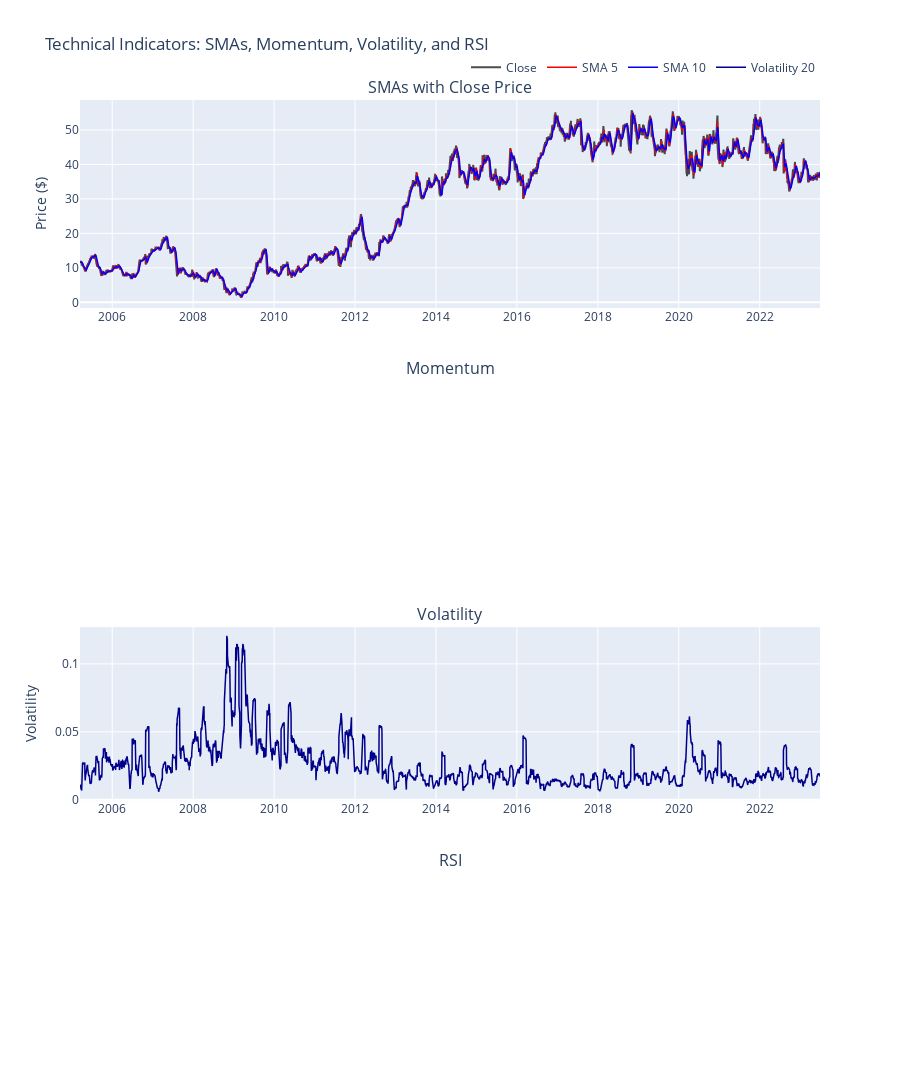

The cell this chart's notebook holds for it:
### Code cell
'''
for col in data.columns:
    plt.figure(figsize=(10, 5))
    plt.plot(data[col])
    plt.title(col)
    plt.show()
'''
'''
NOTE The lines are of different scales, so we need to normalize them
fig = go.Figure()
# Exclude Index and Date
for col in data.columns[2:]:
    if col in ["OBV", "Volume"]:
        continue
    fig.add_trace(go.Scatter(x=data.Date, y=data[col], name=col))
fig.show()
'''

# Plotting all the features together kinda sucks, so we'll just plot the important ones
fig = make_subplots(
    rows=4, cols=1,
    subplot_titles=('SMAs with Close Price', 'Momentum', 'Volatility', 'RSI'),
    vertical_spacing=0.08,
    row_heights=[0.3, 0.25, 0.25, 0.2]  # Make first plot larger
)

# Plot 1: SMAs with Close Price
if 'Close' in data.columns:
    fig.add_trace(
        go.Scatter(x=data.Date, y=data['Close'], name='Close', 
                   line=dict(color='black', width=2), opacity=0.7),
        row=1, col=1
    )

sma_cols = ['sma_5', 'sma_10', 'sma_20']
sma_colors = ['red', 'blue', 'green']
sma_names = ['SMA 5', 'SMA 10', 'SMA 20']

for col, color, name in zip(sma_cols, sma_colors, sma_names):
    if col in data.columns:
        plot_data = data[[col, 'Date']].dropna()
        if len(plot_data) > 0:
            fig.add_trace(
                go.Scatter(x=plot_data.Date, y=plot_data[col], name=name,
                          line=dict(color=color, width=1.5)),
                row=1, col=1
            )

# Plot 2: Momentum
momentum_cols = ['momentum_5', 'momentum_10']
momentum_colors = ['purple', 'orange']
momentum_names = ['Momentum 5', 'Momentum 10']

for col, color, name in zip(momentum_cols, momentum_colors, momentum_names):
    if col in data.columns:
        plot_data = data[[col, 'Date']].dropna()
        if len(plot_data) > 0:
            fig.add_trace(
                go.Scatter(x=plot_data.Date, y=plot_data[col], name=name,
                          line=dict(color=color, width=1.5)),
                row=2, col=1
            )

# Add zero line for momentum
fig.add_hline(y=0, line_dash="dash", line_color="gray", opacity=0.5, row=2, col=1)

# Plot 3: Volatility
vol_cols = ['realized_vol_5', 'realized_vol_20']
vol_colors = ['darkred', 'darkblue']
vol_names = ['Volatility 5', 'Volatility 20']

for col, color, name in zip(vol_cols, vol_colors, vol_names):
    if col in data.columns:
        plot_data = data[[col, 'Date']].dropna()
        if len(plot_data) > 0:
            fig.add_trace(
                go.Scatter(x=plot_data.Date, y=plot_data[col], name=name,
                          line=dict(color=color, width=1.5)),
                row=3, col=1
            )

# Plot 4: RSI
if 'RSI' in data.columns:
    rsi_data = data[['RSI', 'Date']].dropna()
    if len(rsi_data) > 0:
        fig.add_trace(
            go.Scatter(x=rsi_data.Date, y=rsi_data['RSI'], name='RSI',
                      line=dict(color='darkgreen', width=2)),
            row=4, col=1
        )
    
    # Add RSI overbought/oversold lines
    fig.add_hline(y=70, line_dash="dash", line_color="red", 
                  annotation_text="Overbought (70)", row=4, col=1)
    fig.add_hline(y=30, line_dash="dash", line_color="green", 
                  annotation_text="Oversold (30)", row=4, col=1)
    fig.add_hline(y=50, line_dash="dot", line_color="gray", opacity=0.5, row=4, col=1)

# Update axes labels
fig.update_xaxes(title_text="Date", row=4, col=1)
fig.update_yaxes(title_text="Price ($)", row=1, col=1)
fig.update_yaxes(title_text="Momentum", row=2, col=1)
fig.update_yaxes(title_text="Volatility", row=3, col=1)
fig.update_yaxes(title_text="RSI", row=4, col=1)

# Set RSI y-axis range
fig.update_yaxes(range=[0, 100], row=4, col=1)

# Update layout
fig.update_layout(
    height=1200,
    title_text="Technical Indicators: SMAs, Momentum, Volatility, and RSI",
    showlegend=True,
    legend=dict(orientation="h", yanchor="bottom", y=1.02, xanchor="right", x=1)
)

fig.show()

### Figure 1 — Plotly figure (JSON) as saved in the notebook; plotly's stock layout.template omitted (floating-point values rounded to 4 significant figures; data arrays with more than 128 entries replaced by an {"elided": "..."} marker saying what was removed)
{"data": [{"line": {"color": "black", "width": 2}, "name": "Close", "opacity": 0.7, "type": "scatter", "x": {"elided": "4604 str values"}, "xaxis": "x", "y": {"elided": "4604 float values"}, "yaxis": "y"}, {"line": {"color": "red", "width": 1.5}, "name": "SMA 5", "type": "scatter", "x": {"elided": "4604 str values"}, "xaxis": "x", "y": {"elided": "4604 float values"}, "yaxis": "y"}, {"line": {"color": "blue", "width": 1.5}, "name": "SMA 10", "type": "scatter", "x": {"elided": "4604 str values"}, "xaxis": "x", "y": {"elided": "4604 float values"}, "yaxis": "y"}, {"line": {"color": "darkblue", "width": 1.5}, "name": "Volatility 20", "type": "scatter", "x": {"elided": "4604 str values"}, "xaxis": "x3", "y": {"elided": "4604 float values"}, "yaxis": "y3"}], "layout": {"annotations": [{"font": {"size": 16}, "showarrow": false, "text": "SMAs with Close Price", "x": 0.5, "xanchor": "center", "xref": "paper", "y": 1, "yanchor": "bottom", "yref": "paper"}, {"font": {"size": 16}, "showarrow": false, "text": "Momentum", "x": 0.5, "xanchor": "center", "xref": "paper", "y": 0.692, "yanchor": "bottom", "yref": "paper"}, {"font": {"size": 16}, "showarrow": false, "text": "Volatility", "x": 0.5, "xanchor": "center", "xref": "paper", "y": 0.422, "yanchor": "bottom", "yref": "paper"}, {"font": {"size": 16}, "showarrow": false, "text": "RSI", "x": 0.5, "xanchor": "center", "xref": "paper", "y": 0.152, "yanchor": "bottom", "yref": "paper"}], "height": 1200, "legend": {"orientation": "h", "x": 1, "xanchor": "right", "y": 1.02, "yanchor": "bottom"}, "showlegend": true, "title": {"text": "Technical Indicators: SMAs, Momentum, Volatility, and RSI"}, "xaxis": {"anchor": "y", "domain": [0, 1]}, "xaxis2": {"anchor": "y2", "domain": [0, 1]}, "xaxis3": {"anchor": "y3", "domain": [0, 1]}, "xaxis4": {"anchor": "y4", "domain": [0, 1], "title": {"text": "Date"}}, "yaxis": {"anchor": "x", "domain": [0.772, 1], "title": {"text": "Price ($)"}}, "yaxis2": {"anchor": "x2", "domain": [0.502, 0.692], "title": {"text": "Momentum"}}, "yaxis3": {"anchor": "x3", "domain": [0.232, 0.422], "title": {"text": "Volatility"}}, "yaxis4": {"anchor": "x4", "domain": [0, 0.152], "range": [0, 100], "title": {"text": "RSI"}}}}
